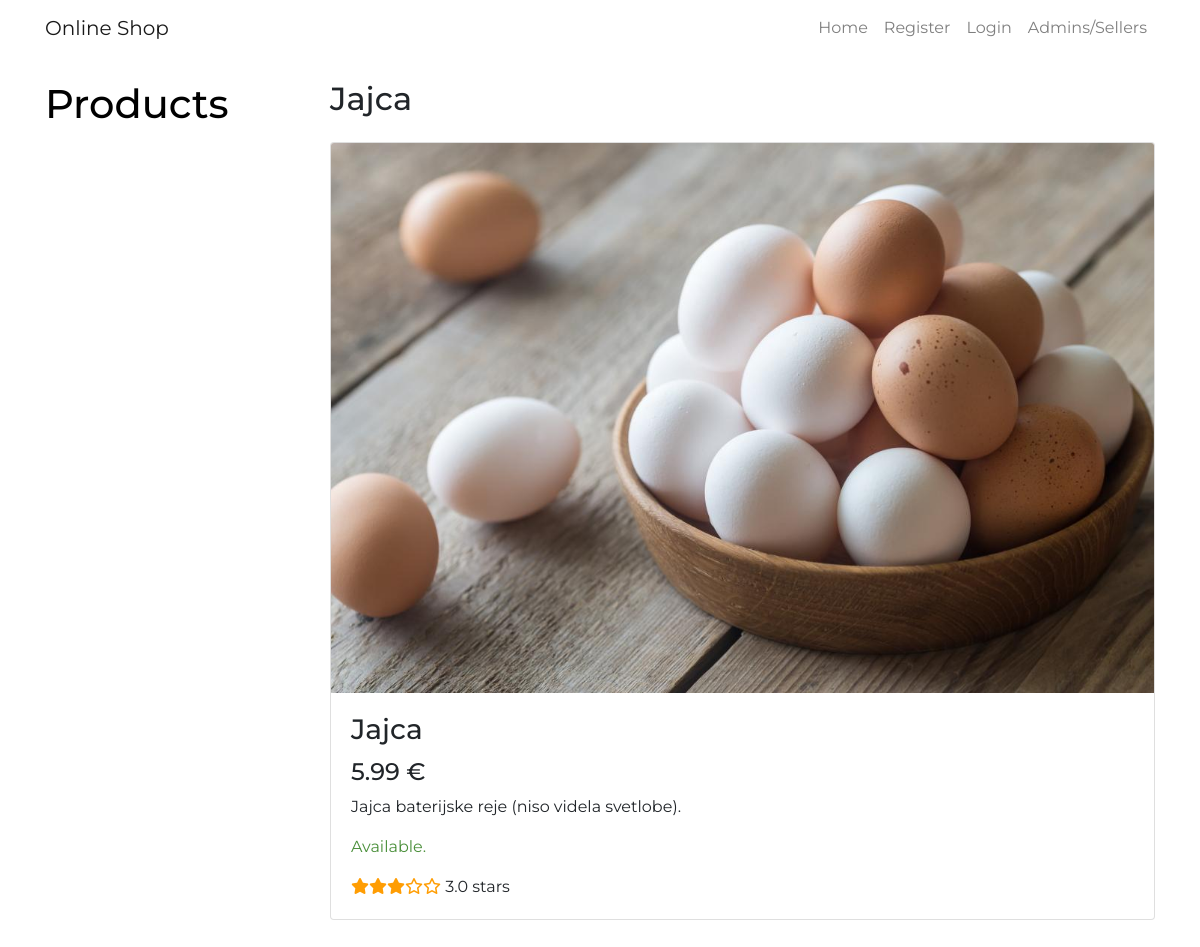
The app's page /products/2 with its own data.
### tables this page shows
CREATE TABLE `product` (
  `id` int(11) NOT NULL AUTO_INCREMENT,
  `title` varchar(255) NOT NULL,
  `description` text NOT NULL,
  `price` float NOT NULL,
  `activated` boolean NOT NULL,
  PRIMARY KEY (`id`)
);

CREATE TABLE images (
	id int (30) NOT NULL AUTO_INCREMENT,
	img varchar(255) NOT NULL,
   id_product int(11) NOT NULL,
    PRIMARY KEY (id)
);

CREATE TABLE `rate` (
  `id_product` int(11) NOT NULL,
  `num_ratings` int(11) NOT NULL,
  `rating` float NOT NULL,
  PRIMARY KEY (`id_product`),
  CONSTRAINT `FK_rate_product` FOREIGN KEY(`id_product`) REFERENCES `product`(`id`)
      ON DELETE CASCADE
      ON UPDATE NO ACTION
);

### ViewHelper.php (called while the page is built, shortened)
<?php
class ViewHelper {
    public static function render($file, $variables = array()) {
        extract($variables);
        include($file);
        return ob_get_clean();
    }
}

### app_server/model/DB.php (called while the page is built, shortened)
<?php
class DBInit {
    private static $host = "localhost";
    private static $user = "root";
    private static $password = "ep";
    private static $schema = "productstore";
    private static $instance = null;
    public static function getInstance() {
        if (!self::$instance) {
            $config = "mysql:host=" . self::$host
                    . ";dbname=" . self::$schema;
            $options = array(
                PDO::ATTR_ERRMODE => PDO::ERRMODE_EXCEPTION,
                PDO::ATTR_DEFAULT_FETCH_MODE => PDO::FETCH_ASSOC,
                PDO::ATTR_PERSISTENT => true,
                PDO::MYSQL_ATTR_INIT_COMMAND => 'SET NAMES utf8'
            );
            self::$instance = new PDO($config, self::$user, self::$password, $options);
        }
        return self::$instance;
    }
}

### app_server/model/AbstractDB.php (called while the page is built, shortened)
<?php
require_once 'app_server/model/DB.php';
abstract class AbstractDB {
    protected static $dbh = null;
    public static function getConnection() {
        if (is_null(self::$dbh)) {
            self::$dbh = DBInit::getInstance();
        }
        return self::$dbh;
    }
    public static function query($sql, array $params = []) {
        $stmt = self::getConnection()->prepare($sql);
        $params_filtered = self::filterParams($sql, $params);
        $stmt->execute($params_filtered);
        return $stmt->fetchAll();
    }
    protected static function filterParams($sql, array $params) {
        $params_altered = self::alterKeys($params);
        $sql_split = preg_split("/[\(\) ,]/", $sql);
        $sql_params = array_values(preg_grep('/^:/', $sql_split));
        $result = array();
        foreach ($sql_params as $key => $value) {
            if (isset($params_altered[$value])) {
                $result[$value] = $params_altered[$value];
            }
        }
        return $result;
    }
    protected static function alterKeys(array $params) {
        $result = array();
        foreach ($params as $key => $value) {
            $result[':' . $key] = $value;
        }
        return $result;
    }
}

### app_server/model/ProductDB.php (called while the page is built, shortened)
<?php
require_once 'app_server/model/AbstractDB.php';
class ProductDB extends AbstractDB {
    public static function get(array $id) {
        $products = parent::query("SELECT id, title, description, price, activated"
                        . " FROM product"
                        . " WHERE id = :id", $id);
        if (count($products) == 1) {
            return $products[0];
        } else {
            throw new InvalidArgumentException("No such product");
        }
    }
}

### app_server/model/ProductRateDB.php (called while the page is built, shortened)
<?php
require_once('app_server/model/AbstractDB.php');
class ProductRateDB extends AbstractDB {
   public static function get(array $id_product) {
      $all_ratings = parent::query("SELECT id_product, num_ratings, rating"
                       . " FROM rate"
                       . " WHERE id_product = :id_product", $id_product);
      return $all_ratings;
   }
}

### app_server/controllers/ProductRateController.php (called while the page is built, shortened)
<?php
    require_once("app_server/model/ProductRateDB.php");
    require_once("ViewHelper.php");
    class ProductRateController {
        public static function getProductRateById($id) {
            return ProductRateDB::get(["id_product" => $id]);
        }
    }
?>

### app_server/views/product-detail.php (the view, shortened to what this page needs)
<!DOCTYPE html>
<html>
    <head>
        <link rel="stylesheet" href="https://stackpath.bootstrapcdn.com/bootstrap/4.4.1/css/bootstrap.min.css">
        <link rel ="stylesheet" type="text/css" href="<?= CSS_URL . "bootstrap4-retro.min.css" ?>">
        <link rel ="stylesheet" type="text/css" href="<?= CSS_URL . "shop-homepage.css" ?>">
    <head>
    <body>
        <nav class="navbar navbar-expand-sm navbar-light fixed-top" style="background-color: #ffffff;">
          <div class="container">
            <a class="navbar-brand" href="<?= BASE_URL . "products" ?>">Online Shop</a>
            <div class="collapse navbar-collapse" id="navbarResponsive">
             <ul class="navbar-nav ml-auto">
                <li class="nav-item">
                  <a class="nav-link" href="<?= BASE_URL . "products" ?>">Home
                  </a>
                </li>
                <?php if(!isset($_SESSION["loggedin"])) { ?>
                    <li class="nav-item">
                      <a class="nav-link" href="<?= BASE_URL . "registration" ?>">Register</a>
                    </li>
                    <li class="nav-item">
                      <a class="nav-link" href="<?= BASE_URL . "login" ?>">Login</a>
                    </li>
                    <li class="nav-item">
                      <a class="nav-link" href="<?= BASE_URL . "certificate" ?>">Admins/Sellers</a>
                    </li>
                <?php } ?>
             </ul>
            </div>
          </div>
        </nav>
        <div class="container">
          <div class="row">
            <div class="col-lg-3">
               <a href="<?= BASE_URL . "products/" ?>" style="color: black;">
                 <h1 class="my-4">Products</h1>
              </a>
            </div>
            <div class="col-lg-9">
               <div class="wrapper">
                   <br>
                   <h2><?= $title ?></h2>
                   <?php
                     $con = mysqli_connect(DB_SERVER,DB_USERNAME,DB_PASSWORD,DB_NAME) or die('Unable to Connect');
                     $sql =mysqli_query($con, "SELECT * FROM images where id_product = $id;");
                     $first_img  = "";
                     while($row=mysqli_fetch_array($sql)) {
                        if (empty($first_img)) {
                           $first_img = $row['img'];
                        }
                     $img = $row['img'];
                     }
                     ?>
                   <div class="card mt-4">
                     <?php if (!empty($first_img)) { ?>
                        <img class="card-img-top img-fluid" src="<?="../" . $img ?>" alt="">
                     <?php } else { ?>
                        <img class="card-img-top img-fluid" src="http://placehold.it/900x400" alt="">
                     <?php } ?>
                     <div class="card-body">
                       <h3 class="card-title"><?= $title ?></h3>
                       <h4><?= $price ?> €</h4>
                       <p class="card-text"><?= $description ?></p>
                       <p class="card-text <?= $activated ? "text-success" : "text-danger" ?>"><?= $activated ? "Available." : "Not available at the moment." ?></p>
                       <?php  $product_rate_data = ProductRateController::getProductRateById($id); ?>
                       <?php if ($product_rate_data['0']['rating'] != 0)  { ?>
                          <span class="text-warning">
                             <?php
                              	$starNumber = (isset($product_rate_data['0']['rating'])) ? $product_rate_data['0']['rating'] : 0;
                              	for( $x = 0; $x < 5; $x++ )
                                  {
                                      if( floor($starNumber)-$x >= 1 )
                                      { echo '<i class="fa fa-star"></i>'; }
                                      elseif( $starNumber-$x > 0 )
                                      { echo '<i class="fa fa-star-half-alt"></i>'; }
                                      else
                                      { echo '<i class="fa fa-star-o"></i>'; }
                                  }
                              ?>
                          </span>
                       <?= number_format($product_rate_data['0']['rating'], 1) ?> stars
                    <?php } ?>
                     </div>
                   </div>
                   <br>
               </div>
            </div>
          </div>
        </div>
        <br>
    </body>
</html>

### index.php (shortened to what this page needs)
<?php
    require_once("app_server/controllers/ProductRateController.php");
    $path = isset($_SERVER["PATH_INFO"]) ? trim($_SERVER["PATH_INFO"], "/") : "";
    $urls = [
        "/^images$/" => function ($method) {
            ImagesController::index();
        },
        "/^products$/" => function ($method) {
            ProductsController::index();
        },
        "/^products\/(\d+)$/" => function ($method, $id) {
            ProductsController::get($id);
        },
        "/^products\/add$/" => function ($method) {
            if ($method == "POST") {
                ProductsController::add();
            } else {
                ProductsController::addForm();
            }
        },
        "/^products\/edit\/(\d+)$/" => function ($method, $id) {
            if ($method == "POST") {
                ProductsController::edit($id);
            } else {
                ProductsController::editForm($id);
            }
        },
        "/^products\/delete\/(\d+)$/" => function ($method, $id) {
            if ($method == "POST") {
                ProductsController::delete($id);
            }
        },
        "/^$/" => function () {
            ViewHelper::redirect(BASE_URL . "products");
        },
        "/^logout$/" => function ($method) {
            LogoutController::logout();
        },
        "/^login$/" => function ($method) {
            LoginController::index();
        },
        "/^registration$/" => function ($method) {
            RegistrationController::indexReg();
        },
        "/^certificate$/" => function ($method) {
            LoginController::certificateAuth();
        },
        "/^profile\/(\d+)$/" => function ($method, $id) {
            if ($method == "POST") {
                UsersController::editProfile($id);
            } else {
                UsersController::editProfileForm($id);
            }
        },
        "/^users$/" => function ($method) {
            UsersController::index();
        },
        "/^users\/(\d+)$/" => function ($method, $id) {
            UsersController::get($id);
        },
        "/^users\/add$/" => function ($method) {
            if ($method == "POST") {
                UsersController::add();
            } else {
                UsersController::addForm();
            }
        },
        "/^users\/edit\/(\d+)$/" => function ($method, $id) {
            if ($method == "POST") {
                UsersController::edit($id);
            } else {
                UsersController::editForm($id);
            }
        },
        "/^users\/delete\/(\d+)$/" => function ($method, $id) {
            if ($method == "POST") {
                UsersController::delete($id);
            }
        },
        "/^orders\/edit\/(\d+)$/" => function ($method, $id) {
            if ($method == "POST") {
                OrdersController::edit($id);
            }
        },
        "/^orders\/delete\/(\d+)$/" => function ($method, $id) {
            OrdersController::delete($id);
        },
        "/^orders\/submit$/" => function ($method) {
            OrdersController::orderSubmit();
        },
        "/^orders\/confirmation$/" => function ($method) {
            OrdersController::orderConfirmation();
        },
        "/^orders$/" => function ($method) {
            OrdersController::index();
        },
        "/^orders\/(\d+)$/" => function ($method, $id) {
            OrdersController::get($id);
        },
        "/^api\/products\/(\d+)$/" => function ($method, $id) {
            switch ($method) {
                case "DELETE":
                    ProductsControllerREST::delete($id);
                    break;
                case "PUT":
                    ProductsControllerREST::edit($id);
                    break;
                default:
                    ProductsControllerREST::get($id);
                    break;
            }
        },
        "/^api\/products$/" => function ($method) {
            switch ($method) {
                case "POST":
                    ProductsControllerREST::add();
                    break;
                default:
                    ProductsControllerREST::index();
                    break;
            }
        },
        "/^api\/users\/(\d+)$/" => function ($method, $id) {
            switch ($method) {
               case "PUT":
                   UsersControllerREST::edit($id);
                   break;
               case "DELETE":
                   UsersControllerREST::delete($id);
                   break;
               default:
                   UsersControllerREST::getUserDetails($id);
                   break;
            }
        },
        "/^api\/users$/" => function ($method) {
            switch ($method) {
               case "POST":
                   UsersControllerREST::add();
                   break;
               default:
                   UsersControllerREST::index();
                   break;
            }
        },
        "/^api\/login$/" => function ($method) {
            switch ($method) {
                case "POST":
                    AndroidREST::login();
                    break;
                default:
                    AndroidREST::login();
                    break;
            }
        },
    ];
    foreach ($urls as $pattern => $controller) {
        if (preg_match($pattern, $path, $params)) {
            try {
                $params[0] = $_SERVER["REQUEST_METHOD"];
                $controller(...$params);
            } catch (InvalidArgumentException $e) {
                ViewHelper::error404();
            } catch (Exception $e) {
                ViewHelper::displayError($e, true);
            }
            exit();
        }
    }
?>

### static/css/shop-homepage.css (style rules this page uses)
body { padding-top: 56px; }

### records on screen
product: title "Jajca", price "5.99", description "Jajca baterijske reje (niso videla svetlobe)."
images: img (picture)
rate: rating "3.0"
